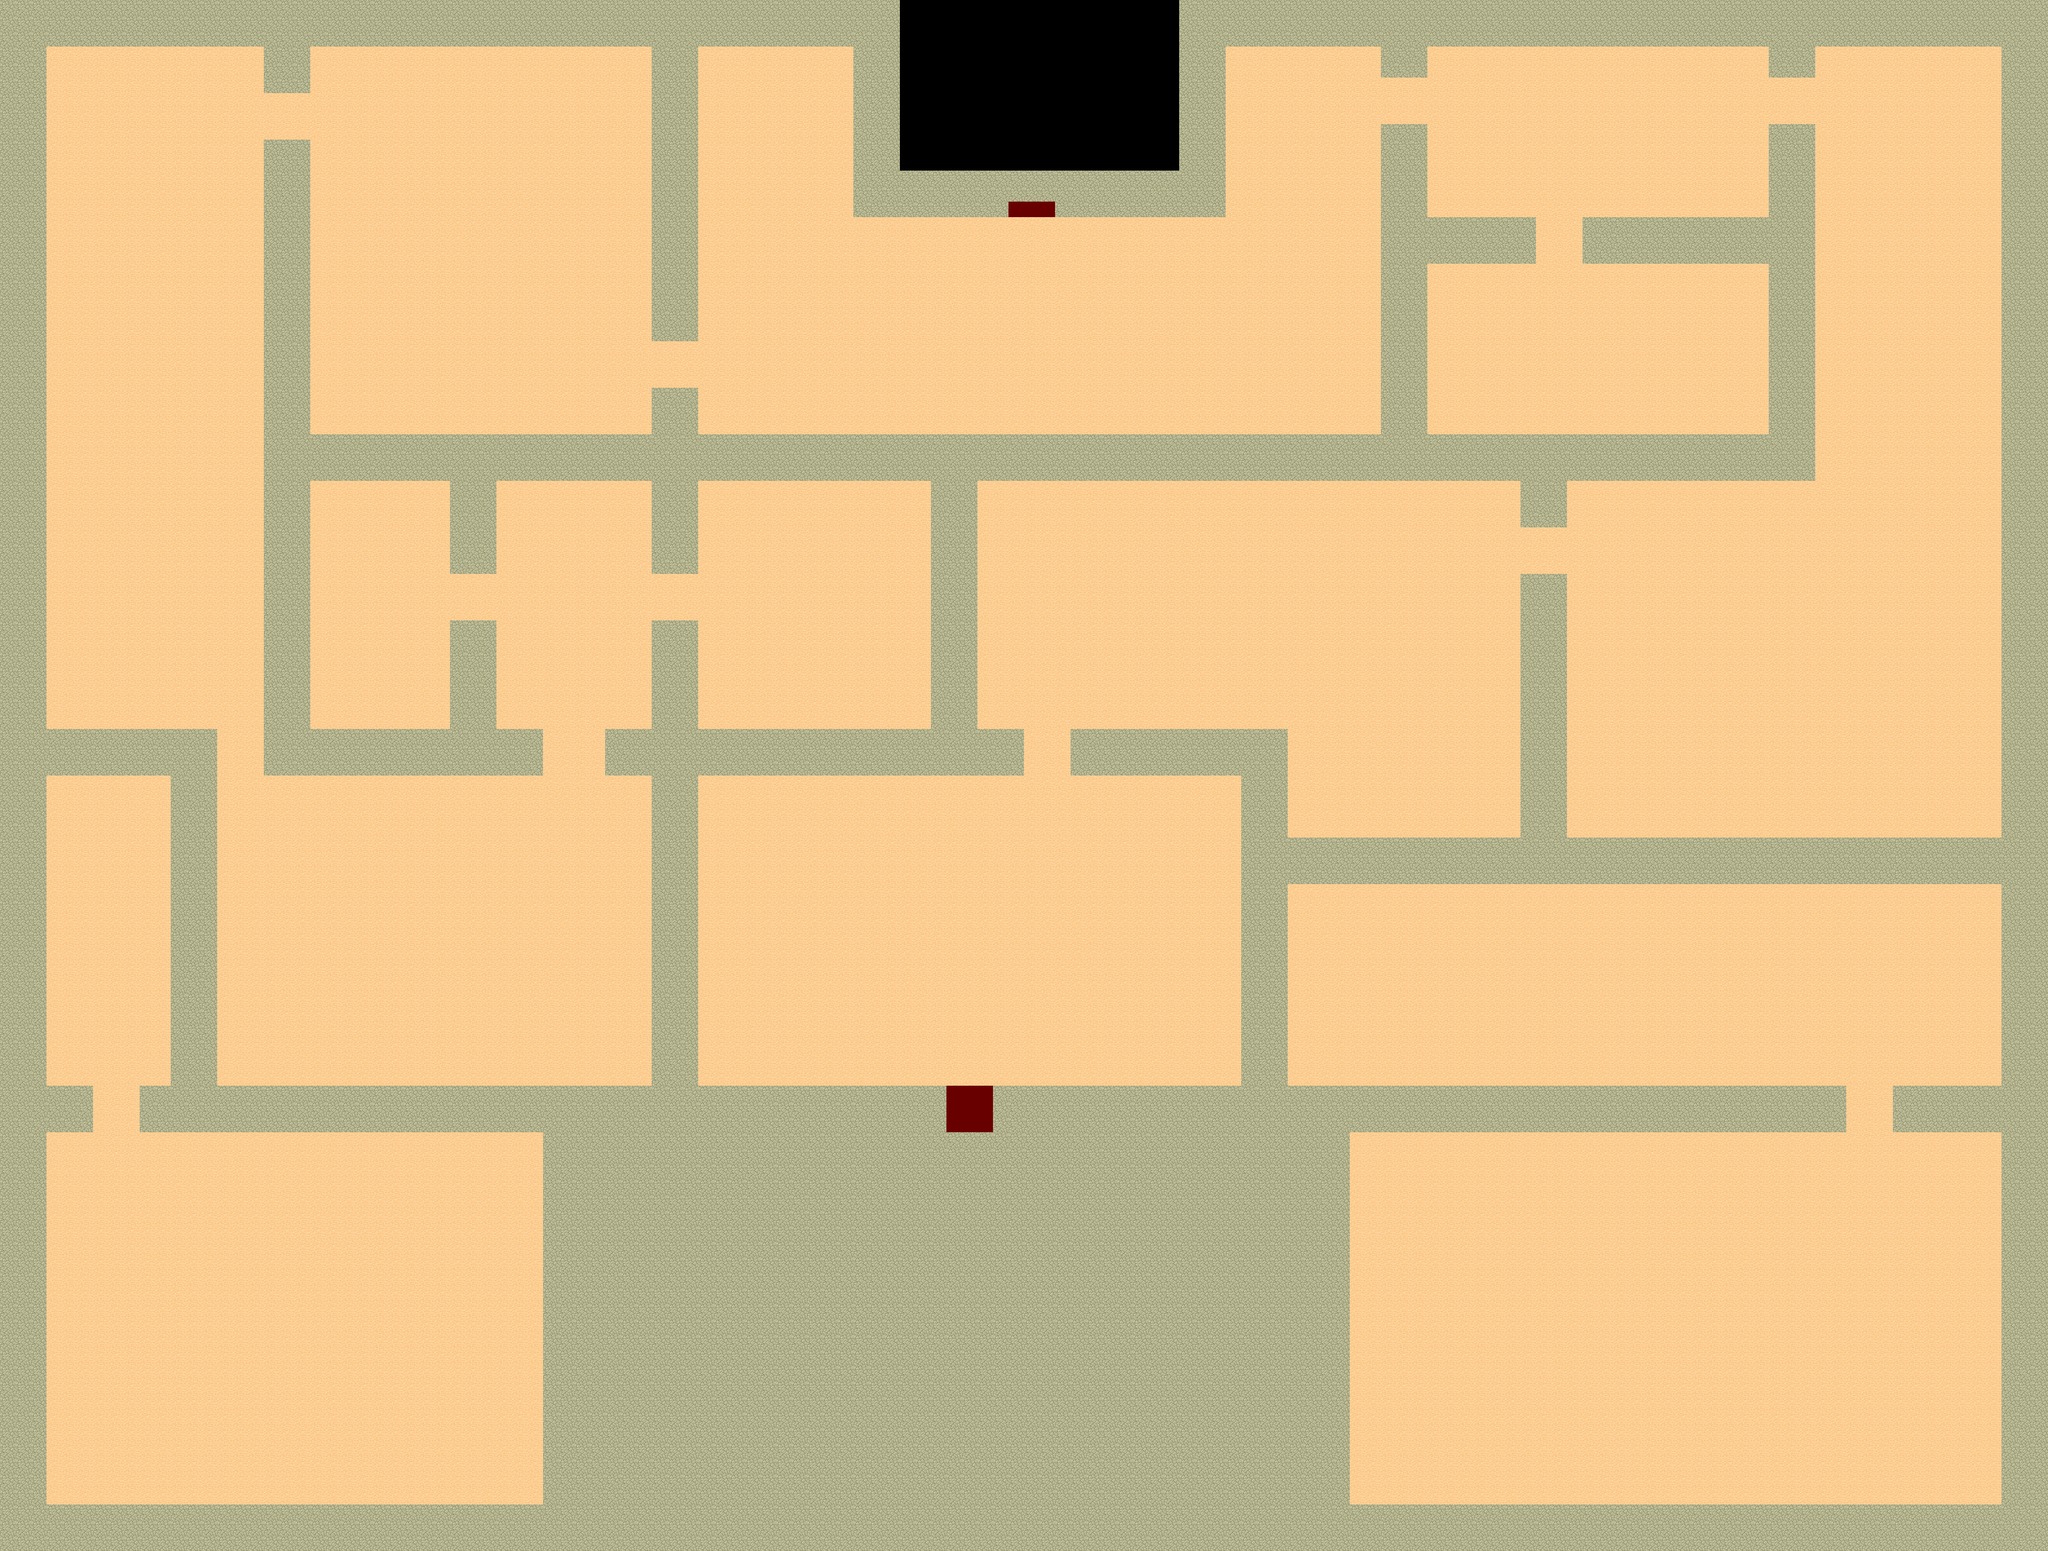

A 2D game scene composited from a Tiled map and its tileset images. What follows is a short description and the map's XML, with each tile layer's data collapsed to a summary:
An orthogonal 132x100 tile map with 32x32 px tiles, 1 tile layer (Map), 2 tilesets and 83 objects (36x Enemy, Player).

<map version="1.10" tiledversion="1.11.2" orientation="orthogonal" renderorder="right-down" width="132" height="100" tilewidth="32" tileheight="32" infinite="0" nextlayerid="7" nextobjectid="85">
 <tileset firstgid="1" name="tmw_desert_spacing" tilewidth="32" tileheight="32" spacing="1" margin="1" tilecount="48" columns="8">
  <image source="../Tilesets/tmw_desert_spacing.png" width="265" height="199" />
 </tileset>
 <tileset firstgid="49" name="MapMetadata" tilewidth="32" tileheight="32" spacing="1" margin="1" tilecount="2" columns="2">
  <image source="../Tilesets/MapMetadata.png" width="67" height="34" />
 </tileset>
 <layer id="1" name="Map" width="132" height="100">
  <properties>
   <property name="Draw" type="bool" value="true" />
  </properties>
  <data>[13200 cells, 13002 non-empty, 3 distinct tile ids]</data>
 </layer>
 <objectgroup id="2" name="Collision">
  <properties>
   <property name="Collision" type="bool" value="true" />
   <property name="Draw" type="bool" value="false" />
  </properties>
  <object id="1" x="0" y="0" width="1856" height="96" />
  <object id="2" x="2432" y="0" width="1792" height="96" />
  <object id="3" x="96" y="3104" width="4032" height="96" />
  <object id="4" x="4128" y="96" width="96" height="3104" />
  <object id="5" x="0" y="96" width="96" height="3104" />
  <object id="6" x="96" y="1504" width="352" height="96" />
  <object id="7" x="288" y="2240" width="1664" height="96" />
  <object id="8" x="2048" y="2240" width="1760" height="96" />
  <object id="9" x="3904" y="2240" width="224" height="96" />
  <object id="10" x="96" y="2240" width="96" height="96" />
  <object id="11" x="352" y="1600" width="96" height="640" />
  <object id="13" x="1120" y="2336" width="96" height="768" />
  <object id="14" x="2688" y="2336" width="96" height="768" />
  <object id="15" x="1760" y="96" width="96" height="352" />
  <object id="16" x="2432" y="96" width="96" height="352" />
  <object id="17" x="1856" y="352" width="576" height="64" />
  <object id="18" x="2176" y="416" width="256" height="32" />
  <object id="19" x="1856" y="416" width="224" height="32" />
  <object id="20" x="640" y="896" width="3104" height="96" />
  <object id="21" x="3264" y="448" width="384" height="96" />
  <object id="22" x="2944" y="448" width="224" height="96" />
  <object id="23" x="2848" y="256" width="96" height="640" />
  <object id="24" x="3648" y="256" width="96" height="640" />
  <object id="25" x="3648" y="96" width="96" height="64" />
  <object id="26" x="2848" y="96" width="96" height="64" />
  <object id="27" x="1344" y="96" width="96" height="608" />
  <object id="28" x="1344" y="800" width="96" height="96" />
  <object id="29" x="544" y="96" width="96" height="96" />
  <object id="30" x="544" y="288" width="96" height="1312" />
  <object id="31" x="640" y="1504" width="480" height="96" />
  <object id="32" x="928" y="992" width="96" height="192" />
  <object id="33" x="928" y="1280" width="96" height="224" />
  <object id="34" x="1344" y="992" width="96" height="192" />
  <object id="35" x="1344" y="1280" width="96" height="960" />
  <object id="36" x="1440" y="1504" width="672" height="96" />
  <object id="37" x="1920" y="992" width="96" height="512" />
  <object id="38" x="1248" y="1504" width="96" height="96" />
  <object id="39" x="2656" y="1728" width="1472" height="96" />
  <object id="40" x="3136" y="1184" width="96" height="544" />
  <object id="41" x="3136" y="992" width="96" height="96" />
  <object id="42" x="2208" y="1504" width="448" height="96" />
  <object id="43" x="2560" y="1600" width="96" height="640" />
 </objectgroup>
 <objectgroup id="3" name="Teleport">
  <object id="44" x="2080" y="416" width="96" height="32">
   <properties>
    <property name="targetMap" value="FrontRoom.tmx" />
   </properties>
  </object>
  <object id="45" x="1952" y="2240" width="96" height="96">
   <properties>
    <property name="targetMap" value="Cursed_Supermarket.tmx" />
   </properties>
  </object>
 </objectgroup>
 <objectgroup id="4" name="Checkpoints">
  <object id="46" x="2080" y="448" width="96" height="32" />
  <object id="47" x="1952" y="2208" width="96" height="32" />
 </objectgroup>
 <objectgroup id="5" name="Entities">
  <properties>
   <property name="CorneliusJoined" type="bool" value="false" />
   <property name="WizardJoined" type="bool" value="false" />
   <property name="magicPoints" type="int" value="50" />
  </properties>
  <object id="48" name="Player" type="Player" x="2132.06" y="569.333">
   <properties>
    <property name="magicPoints" type="int" value="50" />
   </properties>
   <point />
  </object>
  <object id="49" name="Enemy26" type="Enemy" x="3261.67" y="304.97">
   <properties>
    <property name="Enemy_ID" type="int" value="26" />
    <property name="active" type="bool" value="true" />
    <property name="fight_ID" type="int" value="9" />
    <property name="texturePath" value="Assets/Maps/Tilesets/x.png" />
   </properties>
   <point />
  </object>
  <object id="50" name="Enemy30" type="Enemy" x="3681.82" y="1284.85">
   <properties>
    <property name="Enemy_ID" type="int" value="30" />
    <property name="active" type="bool" value="true" />
    <property name="fight_ID" type="int" value="10" />
    <property name="texturePath" value="Assets/Maps/Tilesets/x.png" />
   </properties>
   <point />
  </object>
  <object id="51" name="Enemy34" type="Enemy" x="2881.82" y="1296.97">
   <properties>
    <property name="Enemy_ID" type="int" value="34" />
    <property name="active" type="bool" value="true" />
    <property name="fight_ID" type="int" value="11" />
    <property name="texturePath" value="Assets/Maps/Tilesets/x.png" />
   </properties>
   <point />
  </object>
  <object id="52" name="Enemy39" type="Enemy" x="2369.7" y="1221.21">
   <properties>
    <property name="Enemy_ID" type="int" value="39" />
    <property name="active" type="bool" value="true" />
    <property name="fight_ID" type="int" value="12" />
    <property name="texturePath" value="Assets/Maps/Tilesets/x.png" />
   </properties>
   <point />
  </object>
  <object id="53" name="Enemy41" type="Enemy" x="3281.82" y="2618.18">
   <properties>
    <property name="Enemy_ID" type="int" value="41" />
    <property name="active" type="bool" value="true" />
    <property name="fight_ID" type="int" value="13" />
    <property name="texturePath" value="Assets/Maps/Tilesets/x.png" />
   </properties>
   <point />
  </object>
  <object id="54" name="Enemy45" type="Enemy" x="3869.7" y="2748.48">
   <properties>
    <property name="Enemy_ID" type="int" value="45" />
    <property name="active" type="bool" value="true" />
    <property name="fight_ID" type="int" value="14" />
    <property name="texturePath" value="Assets/Maps/Tilesets/x.png" />
   </properties>
   <point />
  </object>
  <object id="55" name="Enemy58" type="Enemy" x="715.152" y="2478.79">
   <properties>
    <property name="Enemy_ID" type="int" value="58" />
    <property name="active" type="bool" value="true" />
    <property name="fight_ID" type="int" value="25" />
    <property name="texturePath" value="Assets/Maps/Tilesets/x.png" />
   </properties>
   <point />
  </object>
  <object id="56" name="Enemy59" type="Enemy" x="445.455" y="2757.58">
   <properties>
    <property name="Enemy_ID" type="int" value="59" />
    <property name="active" type="bool" value="true" />
    <property name="fight_ID" type="int" value="26" />
    <property name="texturePath" value="Assets/Maps/Tilesets/x.png" />
   </properties>
   <point />
  </object>
  </objectgroup>
 <objectgroup id="6" name="Events" />
</map>
<!-- 28 of 83 objects omitted -->
